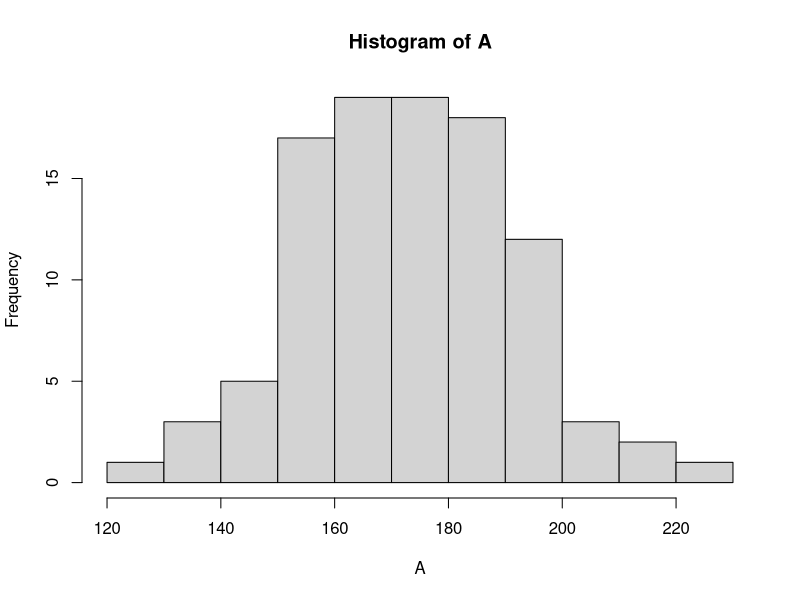
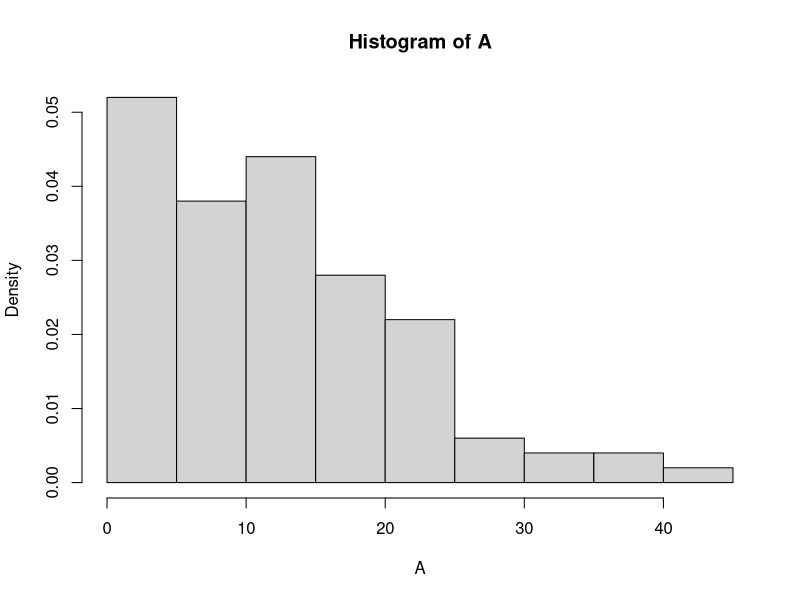
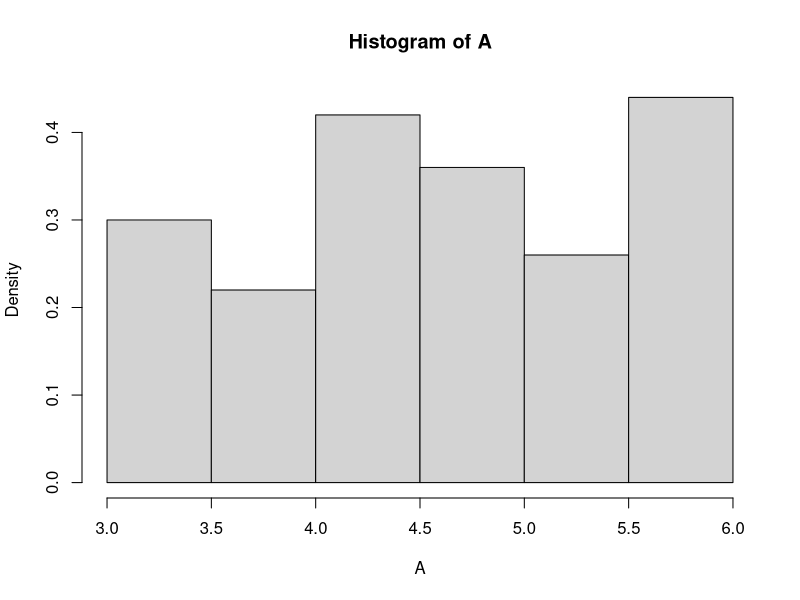

Source code (R) for these figures, in order:
#Sample 1

#Task 1
height=rnorm(500,172,20)
a=sample(1:500,100,replace=FALSE)
A=height[a]
head(A)
summary(A)
fivenum(A)
hist(A)
sum(A<8)
pnorm(172,172,20)
pnorm(182,172,20,lower.tail = FALSE)
pnorm(182,172,20,lower.tail = FALSE)-pnorm(172,172,20)
qnorm(0.28+pnorm(172,172.20),172,20)

#Task 2
prop.test(5,25,0.21,alternative="less")

#Task 3
men=c(43,54,89,89,64,45,92,96,100,98,82,73,78,33,58,88,86)
women=c(53,65,55,58,69,74,34,98,78,99,99,76,69,79,56,67,78,88,91,84,87,91)
t.test(men,women,var.equal=TRUE)

#Sample 2

#Task 1
arrival=rexp(500,1/12)
a=sample(1:500,100,replace=FALSE)
A=arrival[a]
head(A)
summary(A)
hist(A,probability = TRUE)
sum(A>10)
pexp(12,1/12)
pexp(8,1/12,lower.tail = FALSE)
pexp(12,1/12)-pexp(8,1/12,lower.tail = FALSE)
qexp(0.18+pexp(4,1/12),1/12)

#Sample 3

#Task 1
uniform=runif(500,3,6)
a=sample(1:500,100,replace=FALSE)
A=uniform[a]
head(A)
summary(A)
hist(A,probability = TRUE)
sum(A<12.5)
punif(12.8,3,6)
punif(12.5,3,6)
punif(12.8,3,6)-punif(12.5,3,6)
qunif(0.1+punif(12.5,3,6),3,6)